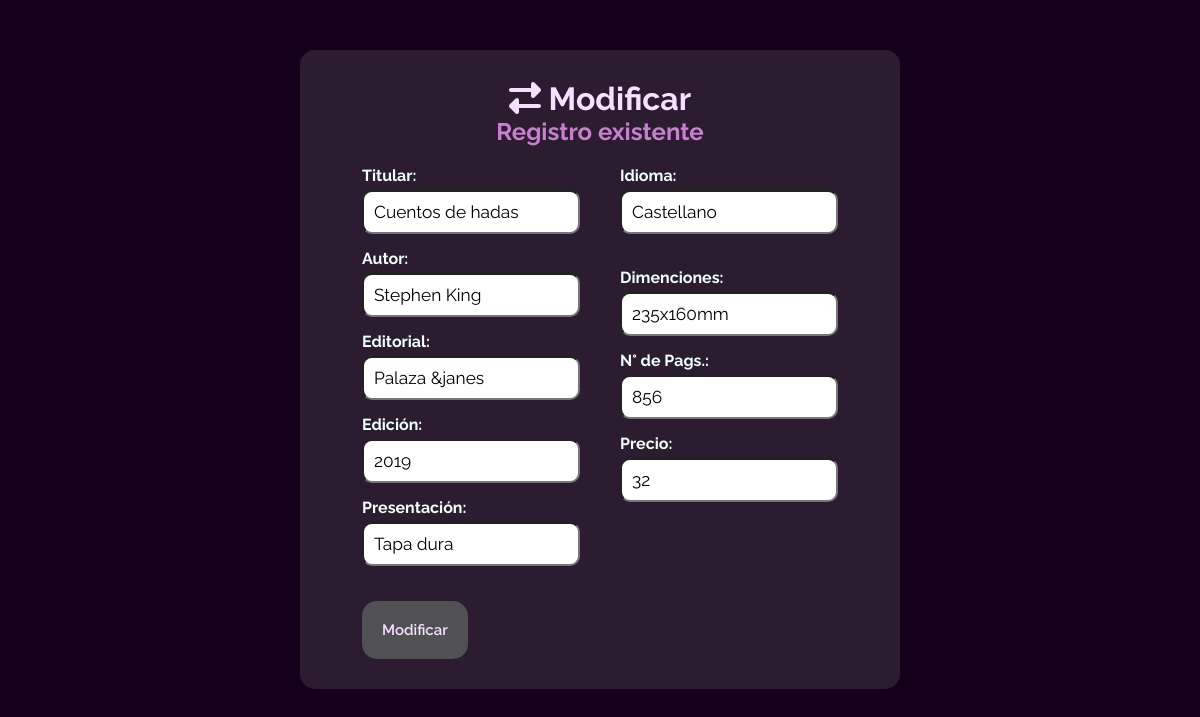
The page /index.php?c=books&a=modificar&id=148 on the database its author committed.
### tables this page shows
CREATE TABLE `books` (
  `id` int(11) NOT NULL,
  `titular` varchar(100) NOT NULL,
  `autor` varchar(100) NOT NULL,
  `publisher` text NOT NULL,
  `edicion` varchar(45) NOT NULL,
  `tipo_present` varchar(45) NOT NULL,
  `idioma` tinytext NOT NULL,
  `dimensiones` varchar(45) NOT NULL,
  `cant_pags` varchar(45) NOT NULL,
  `precio` decimal(10,0) NOT NULL
);

### Controllers/books.php (called while the page is built, shortened)
<?php
    class Bookscontroller{
        public function __construct(){
            require_once "Models/booksmodel.php";
        }
        public function modificar($id){
            $objBooks = new Books_model();
            $data ["id"]=$id;
            $data ["books"]= $objBooks->get_unicaFila($id);
            require_once "Views/books/books_modificar.php";
        }
    }
?>

### config/database_books.php (called while the page is built)
<?php
    class Connect {
       public static function connection() {
        $connection = new mysqli(
            "localhost",
            "root",
            "",
            "bookstore_project2"
        );
        return $connection;
       }
    }
?>

### Models/booksmodel.php (called while the page is built, shortened)
<?php
    class Books_Model{
        private $db;
        public function __construct(){
            $this->db = Connect::connection();
        }
        public function get_unicaFila($id){
            $query = "SELECT * FROM books WHERE id='$id' LIMIT 1";
            $resultado = $this->db->query($query);
            $row = $resultado->fetch_assoc();
            return $row;
        }
    }
?>

### Views/books/books_modificar.php (the view, shortened to what this page needs)
<!DOCTYPE html>
<html lang="en">
<head>
    <link rel="stylesheet" href="./Views/src/sass/main.css">
</head>
<body class="cuerpo">
<div class="content-form">
    <h1> <i class="fas fa-exchange-alt"> </i> Modificar</h1>
    <h2>Registro existente</h2>
        <form id="nuevo" name="nuevo" method="POST" action="index.php?c=books&a=actualizar" autocomplete="off">
            <div class="content2">
            <div class="izq">
            <h4> Titular:</h4>
            <input type="text" id="titular" name="titular" value="<?php echo $data["books"]["titular"] ?>">
            <h4> Autor:</h4>
            <input type="text" id="autor" name="autor" value="<?php echo $data["books"]["autor"] ?>">
            <h4> Editorial:</h4>
            <input type="text" id="publisher" name="publisher" value="<?php echo $data["books"]["publisher"] ?>">
            <h4> Edición:</h4>
            <input type="text" id="edicion" name="edicion" value="<?php echo $data["books"]["edicion"] ?>">
            <h4> Presentación:</h4>
            <input type="text" id="tipo_present" name="tipo_present" value="<?php echo $data["books"]["tipo_present"] ?>">
            </div>
            <div class="der">
            <h4> Idioma:</h4>
            <input type="text" id="idioma" name="idioma" value="<?php echo $data["books"]["idioma"] ?>"> <br><br>
            <h4> Dimenciones:</h4>
            <input type="text" id="dimensiones" name="dimensiones" value="<?php echo $data["books"]["dimensiones"] ?>">
            <h4> N° de Pags.:</h4>
            <input type="text" id="cant_pags" name="cant_pags" value="<?php echo $data["books"]["cant_pags"] ?>">
            <h4> Precio:</h4>
            <input type="number" transaction currency="dollar" id="precio" name="precio" value="<?php echo $data["books"]["precio"] ?>">
            </div>
            </div>
            <button id="guardar" name="guardar" type="submit">Modificar</button>
        </form>
</div>
</body>
</html>

### Views/src/sass/main.css (style rules this page uses)
* { padding: 0; margin: 0; box-sizing: border-box; font-family: "Raleway", sans-serif; color: #f7dfff; }
.cuerpo { background: #15001b; padding-top: 50px; padding-bottom: 50px; display: flex; flex-direction: column; align-items: center; }
h1 { font-family: "Raleway", sans-serif; color: #f7dfff; }
h2 { color: #c680ce; }
h4 { font-family: "Raleway", sans-serif; color: azure; }
.content-form { width: 50%; padding: 30px; background-color: #2c1c30; border-radius: 15px; display: flex; flex-direction: column; align-items: center; }
.content-form .content2 { display: flex; flex-direction: row; }
.content-form .content2 .izq, .content-form .content2 .der { margin: 20px 20px; }
form input { margin-top: 5px; margin-bottom: 15px; padding: 10px; color: black; font-size: 13pt; border-radius: 10px; }
form button { margin-left: 20px; padding: 20px; background-color: #515052; border-radius: 15px; border: none; font-size: 15px; font-weight: 600; }

### rows shown on the page
books: titular "Cuentos de hadas", autor "Stephen King", publisher "Palaza &janes", edicion "2019", tipo_present "Tapa dura", idioma "Castellano", dimensiones "235x160mm", cant_pags "856", precio "32"
